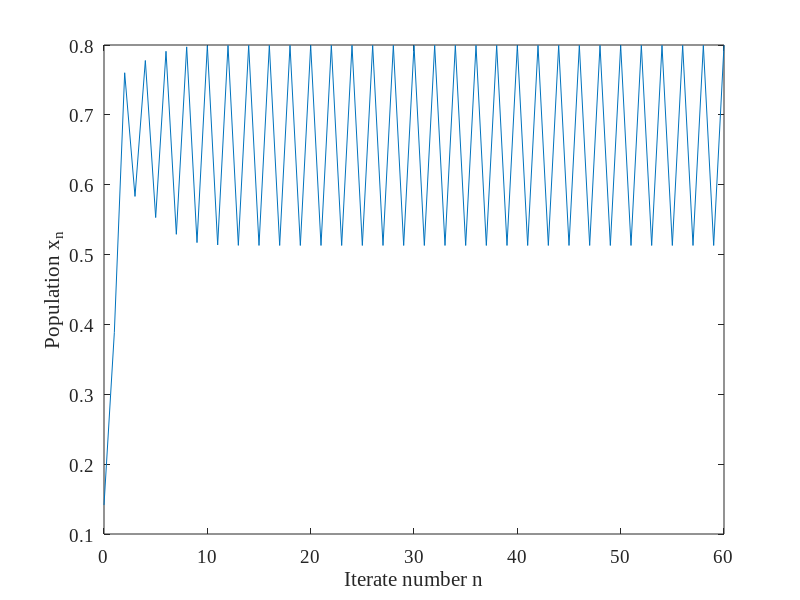

Write the MATLAB code that produced this figure.
clear variables
set(0, 'DefaultAxesFontName','Times New Roman','DefaultAxesFontSize',14);

NT = 60;
n = 0:1:NT;
lambda = 3.2;
x0 = sqrt(2)/10;

x(1) = x0;

for j = 1:NT;
    x(j+1) = lambda*x(j)*(1-x(j));
end

figure(1)
plot(n,x)
xlabel('Iterate number n')
ylabel('Population x_n')